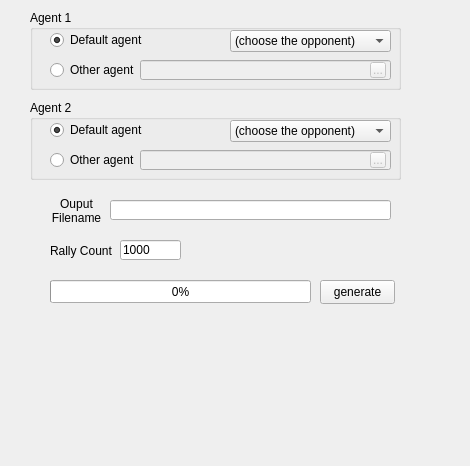
<?xml version="1.0" encoding="UTF-8"?>
<ui version="4.0">
 <class>Form</class>
 <widget class="QWidget" name="Form">
  <property name="geometry">
   <rect>
    <x>0</x>
    <y>0</y>
    <width>470</width>
    <height>466</height>
   </rect>
  </property>
  <property name="windowTitle">
   <string>Form</string>
  </property>
  <widget class="QGroupBox" name="model1_choose">
   <property name="geometry">
    <rect>
     <x>30</x>
     <y>10</y>
     <width>371</width>
     <height>80</height>
    </rect>
   </property>
   <property name="title">
    <string>Agent 1</string>
   </property>
   <widget class="QRadioButton" name="model1_ShuttleNet">
    <property name="geometry">
     <rect>
      <x>20</x>
      <y>20</y>
      <width>161</width>
      <height>20</height>
     </rect>
    </property>
    <property name="text">
     <string>Default agent </string>
    </property>
    <property name="checked">
     <bool>true</bool>
    </property>
   </widget>
   <widget class="QRadioButton" name="model1_custom">
    <property name="geometry">
     <rect>
      <x>20</x>
      <y>50</y>
      <width>91</width>
      <height>20</height>
     </rect>
    </property>
    <property name="text">
     <string>Other agent</string>
    </property>
   </widget>
   <widget class="QLineEdit" name="model1_custom_path">
    <property name="enabled">
     <bool>false</bool>
    </property>
    <property name="geometry">
     <rect>
      <x>110</x>
      <y>50</y>
      <width>251</width>
      <height>20</height>
     </rect>
    </property>
   </widget>
   <widget class="QToolButton" name="model1_load_custom">
    <property name="enabled">
     <bool>false</bool>
    </property>
    <property name="geometry">
     <rect>
      <x>340</x>
      <y>52</y>
      <width>16</width>
      <height>16</height>
     </rect>
    </property>
    <property name="text">
     <string>...</string>
    </property>
   </widget>
   <widget class="QComboBox" name="model1_ShuttleNet_player">
    <property name="geometry">
     <rect>
      <x>200</x>
      <y>20</y>
      <width>161</width>
      <height>22</height>
     </rect>
    </property>
    <item>
     <property name="text">
      <string>(choose the opponent)</string>
     </property>
    </item>
   </widget>
  </widget>
  <widget class="QGroupBox" name="model2_choose">
   <property name="enabled">
    <bool>true</bool>
   </property>
   <property name="geometry">
    <rect>
     <x>30</x>
     <y>100</y>
     <width>371</width>
     <height>80</height>
    </rect>
   </property>
   <property name="title">
    <string>Agent 2</string>
   </property>
   <widget class="QRadioButton" name="model2_ShuttleNet">
    <property name="geometry">
     <rect>
      <x>20</x>
      <y>20</y>
      <width>161</width>
      <height>20</height>
     </rect>
    </property>
    <property name="text">
     <string>Default agent </string>
    </property>
    <property name="checked">
     <bool>true</bool>
    </property>
   </widget>
   <widget class="QRadioButton" name="model2_custom">
    <property name="geometry">
     <rect>
      <x>20</x>
      <y>50</y>
      <width>91</width>
      <height>20</height>
     </rect>
    </property>
    <property name="text">
     <string>Other agent</string>
    </property>
   </widget>
   <widget class="QLineEdit" name="model2_custom_path">
    <property name="enabled">
     <bool>false</bool>
    </property>
    <property name="geometry">
     <rect>
      <x>110</x>
      <y>50</y>
      <width>251</width>
      <height>20</height>
     </rect>
    </property>
   </widget>
   <widget class="QToolButton" name="model2_load_custom">
    <property name="enabled">
     <bool>false</bool>
    </property>
    <property name="geometry">
     <rect>
      <x>340</x>
      <y>52</y>
      <width>16</width>
      <height>16</height>
     </rect>
    </property>
    <property name="text">
     <string>...</string>
    </property>
   </widget>
   <widget class="QComboBox" name="model2_ShuttleNet_player">
    <property name="geometry">
     <rect>
      <x>200</x>
      <y>20</y>
      <width>161</width>
      <height>22</height>
     </rect>
    </property>
    <item>
     <property name="text">
      <string>(choose the opponent)</string>
     </property>
    </item>
   </widget>
  </widget>
  <widget class="QPushButton" name="confirm">
   <property name="geometry">
    <rect>
     <x>320</x>
     <y>280</y>
     <width>75</width>
     <height>24</height>
    </rect>
   </property>
   <property name="text">
    <string>generate</string>
   </property>
  </widget>
  <widget class="QLabel" name="error_message">
   <property name="geometry">
    <rect>
     <x>190</x>
     <y>240</y>
     <width>201</width>
     <height>20</height>
    </rect>
   </property>
   <property name="text">
    <string/>
   </property>
   <property name="alignment">
    <set>Qt::AlignRight|Qt::AlignTrailing|Qt::AlignVCenter</set>
   </property>
  </widget>
  <widget class="QLineEdit" name="output_filename">
   <property name="geometry">
    <rect>
     <x>110</x>
     <y>200</y>
     <width>281</width>
     <height>20</height>
    </rect>
   </property>
  </widget>
  <widget class="QLabel" name="label">
   <property name="geometry">
    <rect>
     <x>50</x>
     <y>190</y>
     <width>53</width>
     <height>41</height>
    </rect>
   </property>
   <property name="text">
    <string>Ouput
Filename</string>
   </property>
   <property name="alignment">
    <set>Qt::AlignCenter</set>
   </property>
  </widget>
  <widget class="QLabel" name="label_2">
   <property name="geometry">
    <rect>
     <x>50</x>
     <y>240</y>
     <width>71</width>
     <height>21</height>
    </rect>
   </property>
   <property name="text">
    <string>Rally Count</string>
   </property>
  </widget>
  <widget class="QLineEdit" name="rally_count">
   <property name="geometry">
    <rect>
     <x>120</x>
     <y>240</y>
     <width>61</width>
     <height>20</height>
    </rect>
   </property>
   <property name="text">
    <string>1000</string>
   </property>
  </widget>
  <widget class="QProgressBar" name="progressBar">
   <property name="geometry">
    <rect>
     <x>50</x>
     <y>280</y>
     <width>261</width>
     <height>23</height>
    </rect>
   </property>
   <property name="value">
    <number>0</number>
   </property>
  </widget>
 </widget>
 <resources/>
 <connections/>
</ui>
